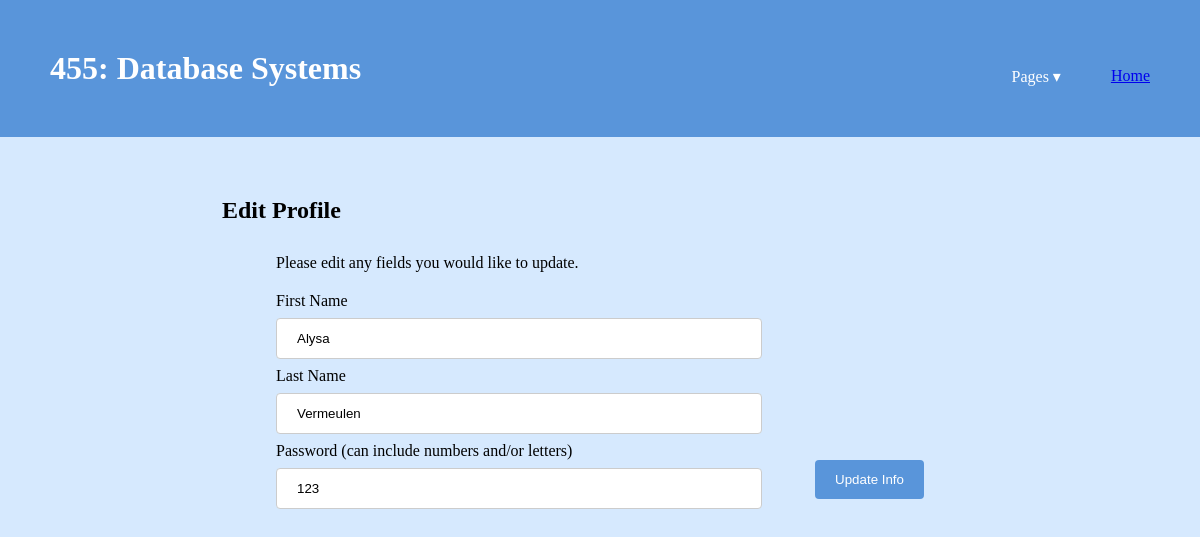
The page /GroceryApp/editProfilePage.php (signed in) on the database its author committed.
### tables this page shows
CREATE TABLE User (
    firstName TEXT NOT NULL,
    lastName TEXT NOT NULL,
    username TEXT NOT NULL PRIMARY KEY,
    password TEXT NOT NULL,
    userType TEXT NOT NULL
);

### GroceryApp/editProfilePage.php (the view, shortened to what this page needs)
<!DOCTYPE html>
<html>
<?php
$username = $_SESSION['username'];
$db_file = './myDB/grocery.db';
try {
    $db = new PDO('sqlite:' . $db_file);
    $db->setAttribute(PDO::ATTR_ERRMODE, PDO::ERRMODE_EXCEPTION);
	$stmt = $db->prepare("select * from user where username = ?");
	$stmt->execute([$username]);
	$tuple = $stmt->fetch(PDO::FETCH_ASSOC);
	$firstName = $tuple['firstName'];
	$lastName = $tuple['lastName'];
	$password = $tuple['password'];
}
catch(PDOException $e){
	die('Exception : '.$e->getMessage());
}
?>
	<head>
		<link rel="stylesheet" href="styles.css" />
	</head>
	<body>
		<div class="page">
			<header class="menu-container">
				<h1 class="logo">455: Database Systems</h1>
				<nav class="menu">
					<li class="dropdown">
						<span>Pages &#9662;</span>
					</li>
					<li><a href="index.html">Home</a></li>
				</nav>
			</header>
			<article class="content">
				<header class="title">
					<h2>Edit Profile</h2>
				</header>
				<div class="groceryForm">Please edit any fields you would like to update.</div>
				<form
					class="groceryForm"
					method="post"
					action="editProfile.php"
				>
					<label for="firstName">First Name</label>
					<input
						class="textInput"
						type="text"
						name="firstName"
						value= "<?php echo "$firstName"; ?>"
						pattern="[A-Za-z]{1,}"
						required
					/>
					<label for="lastName">Last Name</label>
					<input
						class="textInput"
						type="text"
						name="lastName"
						value= "<?php echo "$lastName"; ?>"
						pattern="[A-Za-z]{1,}"
						required
					/>
					<label for="password">Password (can include numbers and/or letters)</label>
					<input
						class="textInput"
						type="text"
						name="password"
						value= "<?php echo "$password"; ?>"
						pattern="[A-Za-z0-9]{1,}"
						required
					/>
					<input type="submit" value="Update Info" />
				</form>
			</article>
		</div>
	</body>
</html>

### GroceryApp/styles.css (style rules this page uses)
:root { --header-color: #5995da; --header-font: #fff; --header-hover: #5d6063; --header-dropdown-background: #b2d6ff; --background-color: #d6e9fe; --body-font: #fffffc; --pop-of-green: #b9f5d8; --pop-of-blue: #08a4bd; }
* { margin: 0; padding: 0; box-sizing: border-box; }
body { min-height: 100vh; display: flex; background-color: var(--background-color); flex-direction: column; }
.page { height: 100%; }
.menu-container { color: var(--header-font); background-color: var(--header-color); padding: 20px 0; display: flex; justify-content: space-between; width: 100%; padding: 50px; }
.menu { margin-top: 15px; width: 60%; display: flex; align-items: center; justify-content: right; }
.menu > li { display: inline; margin-right: 50px; }
.menu > li:last-of-type { margin-right: 0; }
.dropdown { position: relative; display: inline-flex; }
.dropdown > span { z-index: 2; position: relative; cursor: pointer; }
.content { display: block; margin: 5%; }
.title { display: block; margin-left: 10%; padding-left: 5%; padding-bottom: 10px; }
.groceryForm { margin: 20px 0; display: block; margin-left: auto; margin-right: auto; width: 60%; }
.groceryForm > label { display: block; }
.groceryForm > input[type="text"] { width: 75%; padding: 12px 20px; margin: 8px 0; display: inline-block; border: 1px solid #ccc; border-radius: 4px; box-sizing: border-box; }
.groceryForm > input[type="submit"] { background-color: var(--header-color); color: var(--header-font); padding: 12px 20px; border: none; border-radius: 4px; cursor: pointer; float: right; }

### rows shown on the page
user: firstName "Alysa", lastName "Vermeulen", password "123"
